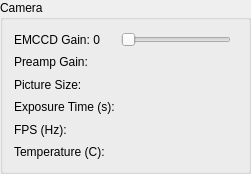
<?xml version="1.0" encoding="UTF-8"?>
<ui version="4.0">
 <class>GroupBox</class>
 <widget class="QGroupBox" name="GroupBox">
  <property name="geometry">
   <rect>
    <x>0</x>
    <y>0</y>
    <width>232</width>
    <height>174</height>
   </rect>
  </property>
  <property name="windowTitle">
   <string>GroupBox</string>
  </property>
  <property name="title">
   <string>Camera</string>
  </property>
  <layout class="QGridLayout" name="gridLayout">
   <item row="3" column="0">
    <widget class="QLabel" name="preampGainLabel">
     <property name="text">
      <string>Preamp Gain:</string>
     </property>
    </widget>
   </item>
   <item row="4" column="0">
    <widget class="QLabel" name="pictureSizeLabel">
     <property name="text">
      <string>Picture Size:</string>
     </property>
    </widget>
   </item>
   <item row="5" column="0">
    <widget class="QLabel" name="exposureTimeLabel">
     <property name="text">
      <string>Exposure Time (s):</string>
     </property>
    </widget>
   </item>
   <item row="6" column="0">
    <widget class="QLabel" name="FPSLabel">
     <property name="text">
      <string>FPS (Hz):</string>
     </property>
    </widget>
   </item>
   <item row="1" column="0">
    <widget class="QLabel" name="EMCCDLabel">
     <property name="text">
      <string>EMCCD Gain: 0</string>
     </property>
    </widget>
   </item>
   <item row="1" column="1">
    <widget class="QSlider" name="EMCCDSlider">
     <property name="sizePolicy">
      <sizepolicy hsizetype="Preferred" vsizetype="Preferred">
       <horstretch>0</horstretch>
       <verstretch>0</verstretch>
      </sizepolicy>
     </property>
     <property name="minimumSize">
      <size>
       <width>110</width>
       <height>0</height>
      </size>
     </property>
     <property name="maximum">
      <number>100</number>
     </property>
     <property name="value">
      <number>0</number>
     </property>
     <property name="orientation">
      <enum>Qt::Horizontal</enum>
     </property>
    </widget>
   </item>
   <item row="7" column="0">
    <widget class="QLabel" name="temperatureLabel">
     <property name="text">
      <string>Temperature (C):</string>
     </property>
    </widget>
   </item>
   <item row="7" column="1" colspan="2">
    <widget class="QLabel" name="temperatureText">
     <property name="layoutDirection">
      <enum>Qt::LeftToRight</enum>
     </property>
     <property name="text">
      <string/>
     </property>
     <property name="alignment">
      <set>Qt::AlignRight|Qt::AlignTrailing|Qt::AlignVCenter</set>
     </property>
    </widget>
   </item>
   <item row="3" column="1" colspan="2">
    <widget class="QLabel" name="preampGainText">
     <property name="layoutDirection">
      <enum>Qt::LeftToRight</enum>
     </property>
     <property name="text">
      <string/>
     </property>
     <property name="alignment">
      <set>Qt::AlignRight|Qt::AlignTrailing|Qt::AlignVCenter</set>
     </property>
    </widget>
   </item>
   <item row="4" column="1" colspan="2">
    <widget class="QLabel" name="pictureSizeText">
     <property name="layoutDirection">
      <enum>Qt::LeftToRight</enum>
     </property>
     <property name="text">
      <string/>
     </property>
     <property name="alignment">
      <set>Qt::AlignRight|Qt::AlignTrailing|Qt::AlignVCenter</set>
     </property>
    </widget>
   </item>
   <item row="6" column="1" colspan="2">
    <widget class="QLabel" name="FPSText">
     <property name="layoutDirection">
      <enum>Qt::LeftToRight</enum>
     </property>
     <property name="text">
      <string/>
     </property>
     <property name="alignment">
      <set>Qt::AlignRight|Qt::AlignTrailing|Qt::AlignVCenter</set>
     </property>
    </widget>
   </item>
   <item row="5" column="1" colspan="2">
    <widget class="QLabel" name="exposureTimeText">
     <property name="layoutDirection">
      <enum>Qt::LeftToRight</enum>
     </property>
     <property name="text">
      <string/>
     </property>
     <property name="alignment">
      <set>Qt::AlignRight|Qt::AlignTrailing|Qt::AlignVCenter</set>
     </property>
    </widget>
   </item>
  </layout>
 </widget>
 <resources/>
 <connections/>
</ui>
